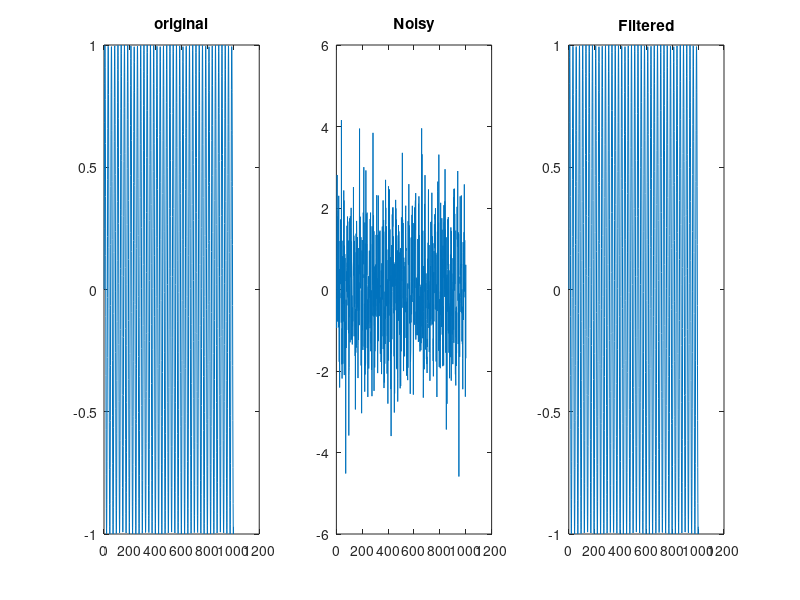

This figure's MATLAB source: (Note: this script raises an error after producing the figure.)
clear
close all
clc

n=0:1000;
phi = rand(1)*2*pi;
s = sin(0.25*n+phi);

w = randn(1,length(n));
v = filter(1,[1,-0.6],w); 
x = s + w;

%% PSD of the colored noise
[psd, f] = periodogram(v, [], [], 1);

% Theoretical PSD calculation
f_theo = linspace(0, 0.5, length(f));
psd_theo = 1 ./ (1.36 - 1.2 * cos(2 * pi * f_theo));

% Plot the PSD
figure;
plot(f, 10*log10(psd), 'g'); hold on;
plot(f_theo, 10*log10(psd_theo), 'r');
xlabel('Normalized Frequency (f)')
ylabel('Power/Frequency (dB/Hz)')

%% Optimal Wiener of length 2
%find the autocorrelation
v1 = v(1:end-1);
v2 = v(2:end);

V = [v2;v1];
Rvv = V*V'/length(v1);

%find the crosscorrelation
rwv = zeros(2,1);
rwv(1) = sum(v(2:end) .* w(2:end));
rwv(2) = sum(v(1:end-1) .* w(2:end));

% Normalize crosscorrelation
rwv = rwv / (length(v) - 1);

% Wiener filter coefficients
hW = Rvv\rwv;

% Apply to colored noise to make it white again 
w_hat = filter(hW,1,v);

% Calculate the Norm of the difference. This is what we want to minimize
norm(w-w_hat);

% Now we estimate the original signal
x_hat = x-w_hat;

mse = immse(x, x_hat);

subplot(131);plot(s);title('original');
subplot(132);plot(x);title('Noisy');
subplot(133);plot(x_hat);title('Filtered');


% %% Define the desired filter length
% filter_length = 4;  % Change this value to set the desired filter length
% 
% % Autocorrelation Calculation (Rvv)
% V = zeros(filter_length, length(v) - filter_length + 1);
% for i = 1:filter_length
%     V(i, :) = v(i:end - filter_length + i);
% end
% Rvv = V * V' / size(V, 2);
% 
% V = zeros(filter_length, length(v) - filter_length + 1);
% for i = 1:filter_length
%     V(i, :) = v(i:end - filter_length + i);
% end
% Rvv = V * V.' / size(V, 2);
% 
% % Cross-correlation Calculation (rwv)
% rwv = zeros(filter_length, 1);
% for i = 1:filter_length
%     % Define the sliding window for w
%     w_window = w(i:end - filter_length + i);
%     % Calculate the cross-correlation at position i
%     rwv(i) = sum(v(i:end - filter_length + i) .* w_window);
% end
% 
% % Normalize cross-correlation
% rwv = rwv / (length(v) - filter_length + 1);
% 
% % Wiener filter coefficients
% hW = Rvv \ rwv;
% 
% % Apply to colored noise to make it white again 
% w_hat = filter(hW, 1, v);
% 
% % Calculate the Norm of the difference. This is what we want to minimize
% norm(w - w_hat);
% 
% % Now we estimate the original signal
% x_hat = x - w_hat;
% 
% mse = immse(x, x_hat);
% 
% subplot(131); plot(s); title('original');
% subplot(132); plot(x); title('Noisy');
% subplot(133); plot(x_hat); title('Filtered');

optimal_wiener(s, v, x, w, 2);
optimal_wiener(s, v, x, w, 3);
optimal_wiener(s, v, x, w, 4);
optimal_wiener(s, v, x, w, 5);
optimal_wiener(s, v, x, w, 6);
optimal_wiener(s, v, x, w, 7);
